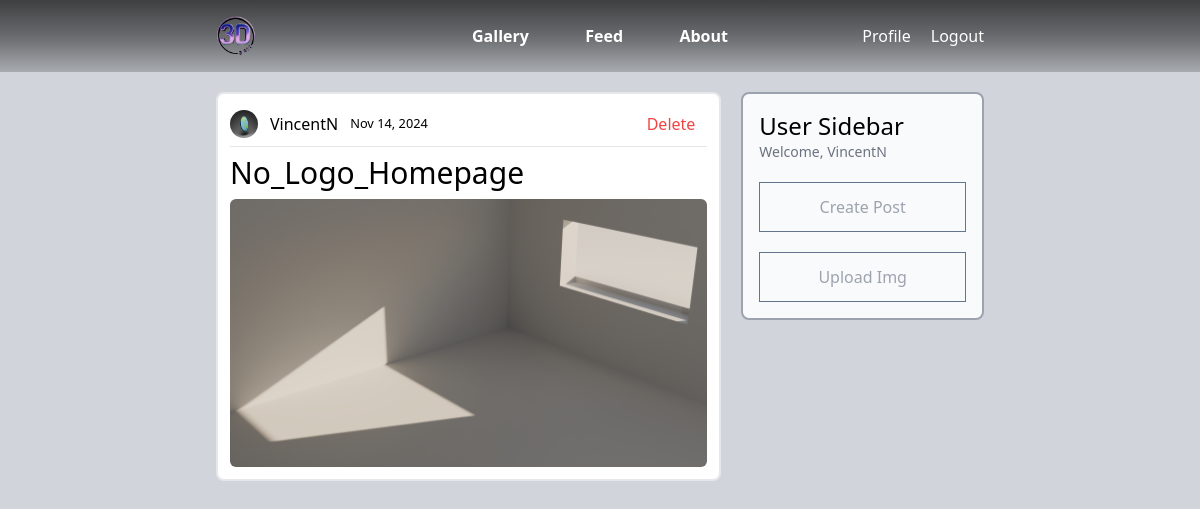
Screenshot of /image/4/ (signed in) with the database file from the repository.
### canvas/models.py (models this page shows, shortened)
class Image(models.Model):
    title = models.CharField(max_length=100)
    image = models.ImageField(upload_to='gallery_imgs')
    author = models.ForeignKey(User, on_delete=models.CASCADE)
    date_posted = models.DateTimeField(default=timezone.now)

### user/models.py (models this page shows, shortened)
class Profile(models.Model):
    user = models.OneToOneField(User, on_delete=models.CASCADE)
    image = models.ImageField(default='default.jpg', upload_to='profile_pics')

### canvas/views.py (the view)
# urls.py: path('image/<int:pk>/', ImageDetailView.as_view(), name='image-detail'),
class ImageDetailView(DetailView):
    model = Image

### canvas/templates/canvas/image_detail.html
{% extends "canvas/base.html" %}
{% block content %}
<section class="grid grid-cols-3 gap-5 mt-5">
    <div class="col-span-2">
        <div class="border-2 rounded-lg p-3 mb-4 bg-white">
            <div class="flex items-center mb-1 w-full">
                <img class="rounded-full h-7 w-7 my-1" src="{{ object.author.profile.image.url }}" alt="">
                <a class="px-3" href="">{{ object.author }}</a>
                <small class="w-24">{{ object.date_posted|date:"M d, Y" }}</small>
                {% if object.author == user %}
                <div class="ml-auto">
                    <a class="pr-3 text-red-500" href="{% url 'image-delete' object.id %}">Delete</a>
                </div>
                {% endif %}
            </div>
            <hr>
            <h1 class="text-3xl my-2">{{ object.title }}</h1>
            <img class="rounded-md" src="{{ object.image.url }}" alt="">
        </div>
    </div>
    <div class="col-span-1 self-start p-4 border-2 border-gray-400 rounded-lg bg-gray-50 ">
        <h3 class="text-2xl">User Sidebar</h3>
        {% if user.is_authenticated %}
        <p class="text-sm text-gray-500">Welcome, {{ user.username }}</p>
        <ul class="mt-5 divide-y divide-gray-200 bg-gray-50 border-slate-500 border">
            <li class="text-gray-400"><a href="{% url 'post-create' %}" class="block p-3 w-full text-center">Create Post</a></li>
        </ul>
        <ul class="mt-5 divide-y divide-gray-200 bg-gray-50 border-slate-500 border">
            <li class="text-gray-400"><a href="{% url 'image-create' %}" class="block p-3 w-full text-center">Upload Img</a></li>
        </ul>
        {% else %}
        <p class="text-sm text-gray-500">Login to Access User Panel</p>
        {% endif %}
    </div>
</section>
{% endblock content %}

### rows the page displays
Image: author.profile.image (picture), author "VincentN", date_posted "Nov 14, 2024", title "No_Logo_Homepage", image (picture)

### other values shown
{{ user.username }} "VincentN"
